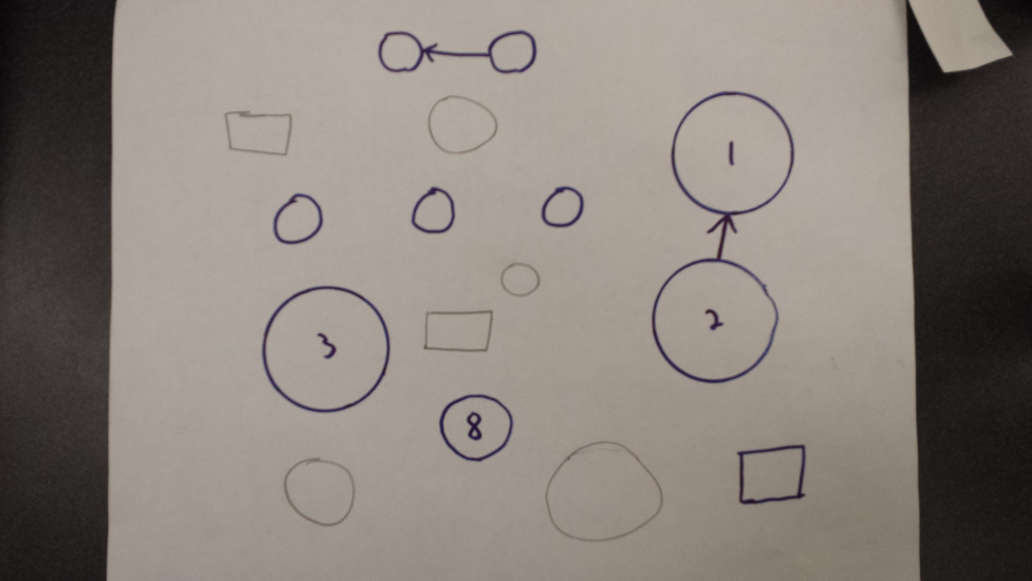
#> input picture circlesarrowsnumbers.jpg, 4128 x 2322 px (shown at 1/4 size)
$ python protoDetectCircle.py   (Python 2 division)   (older library calls are emulated)
#> lines starting #> are read from the running program, lines starting #| are printed output that depends on the picture; after the words box and inside, x2 and y2 are one past the last pixel; in counts of white or black regions, pixels touching at a corner belong together
import numpy
import os
import cv2
from matplotlib import pyplot as plt
print "fuck"
os.chdir("C:\\Users\Matthew\My Documents\GitHub\whiteboarder")
img=cv2.imread("circlesarrowsnumbers.jpg",0)
#> img: shape (2322, 4128); min 5, max 193, mean 130.9
y,x=img.shape
#> y = 2322; x = 4128
print x,y
#| 4128 2322
img=cv2.resize(img,(x/4,y/4))
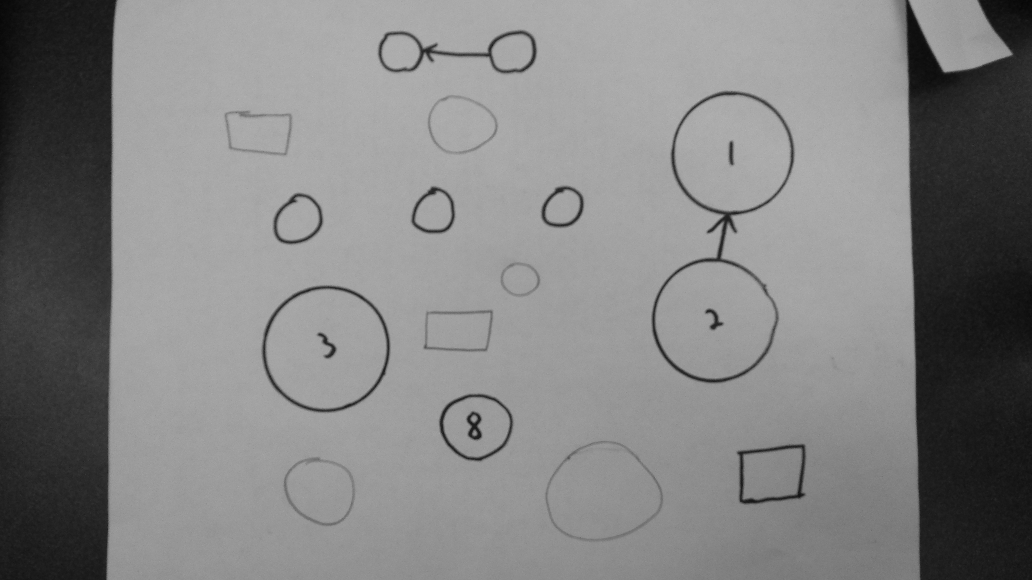
#> img: shape (580, 1032); min 6, max 181, mean 130.7

circles =  cv2.HoughCircles(img, cv2.cv.CV_HOUGH_GRADIENT, 1, 40, numpy.array([]), 100, 40, 5, 300)
#> circles = 13 rows, first 8: [325.5, 348.5, 60.5], [713.5, 319.5, 62.1], [732.5, 151.5, 60.3], [599.5, 495.5, 52.1], [475.5, 422.5, 36.4], [456.5, 125.5, 28.8], [562.5, 207.5, 18.8], [318.5, 486.5, 33.8]
#Draw the circles detected
#print circles

#print circles
if circles is not None:
            for c in circles[0]:
                    cv2.circle(img, (c[0],c[1]), c[2], (100,255,100),2)
#> this loop made 13 passes
#> c on passes 1 to 12: [325.5, 348.5, 60.5], [713.5, 319.5, 62.1], [732.5, 151.5, 60.3], [599.5, 495.5, 52.1], [475.5, 422.5, 36.4], [456.5, 125.5, 28.8], [562.5, 207.5, 18.8], [318.5, 486.5, 33.8], [432.5, 208.5, 21.3], [518.5, 277.5, 15.8], [295.5, 218.5, 23], [397.5, 51.5, 20.5]
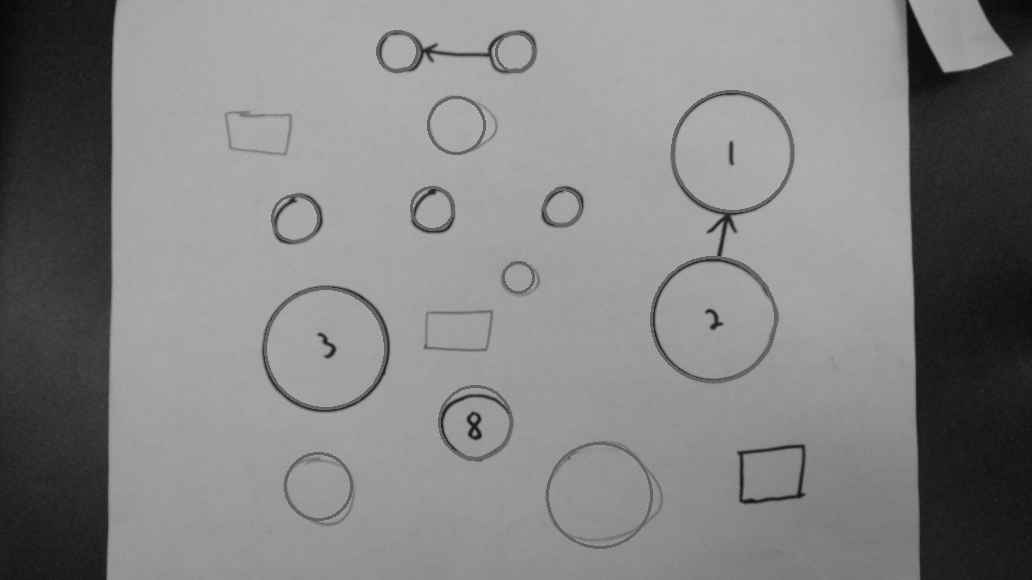
#> img: shape (580, 1032); 1.4% of pixels changed, all inside (x1, y1, x2, y2) = (264, 30, 794, 549)

cv2.imshow("SHOW ME THE CIRCLES AND LINES AND SHIT",img)
cv2.waitKey(0);

$ run again, with circles.jpg copied over circlesarrowsnumbers.jpg
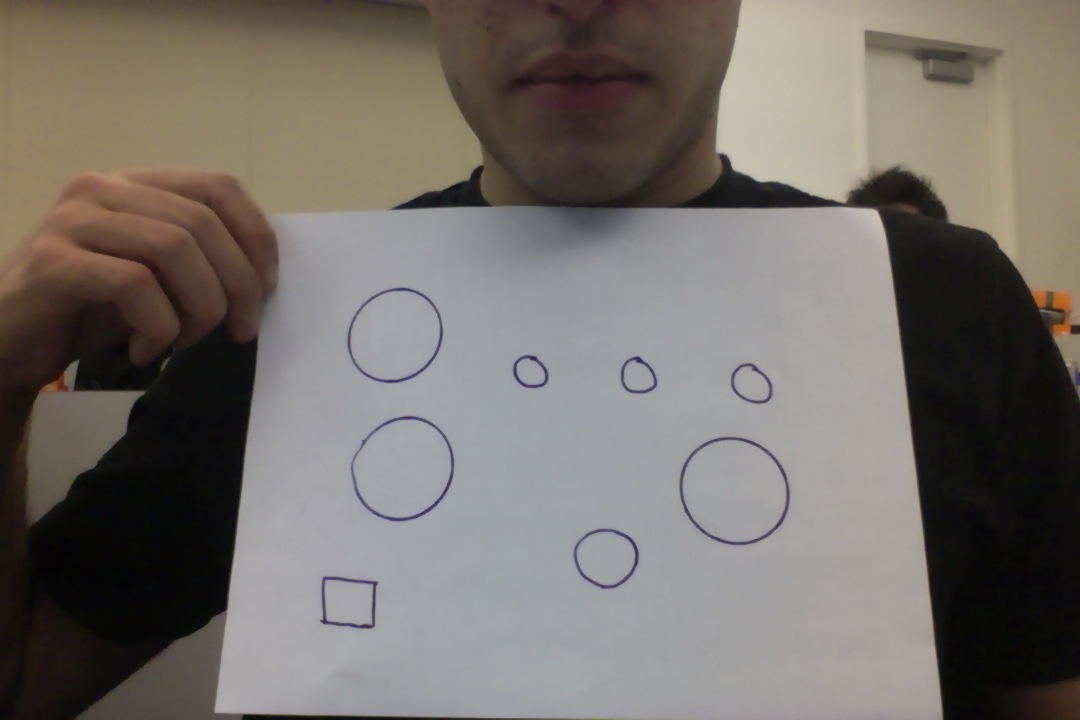
#> input picture circles.jpg, 1080 x 720 px
#> `img=cv2.imread("circlesarrowsnumbers.jpg",0)`:
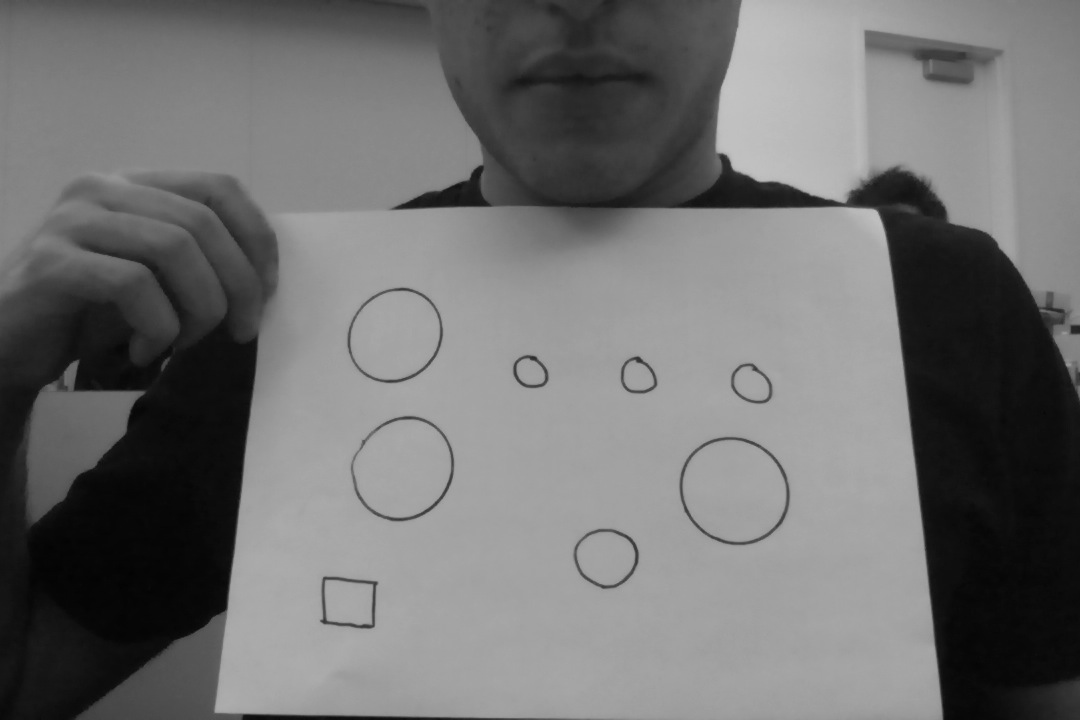
#> img: shape (720, 1080); min 2, max 196, mean 112.5
#| 1080 720
#> circles = [[183.5, 122.5, 14.1], [101.5, 116.5, 13]]
#> the loop `for c in circles[0]:` made 2 passes
#> after the loop `for c in circles[0]:`:
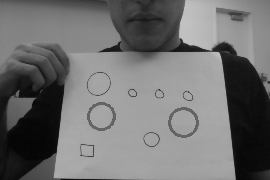
#> img: shape (180, 270); min 3, max 195, mean 112.2
